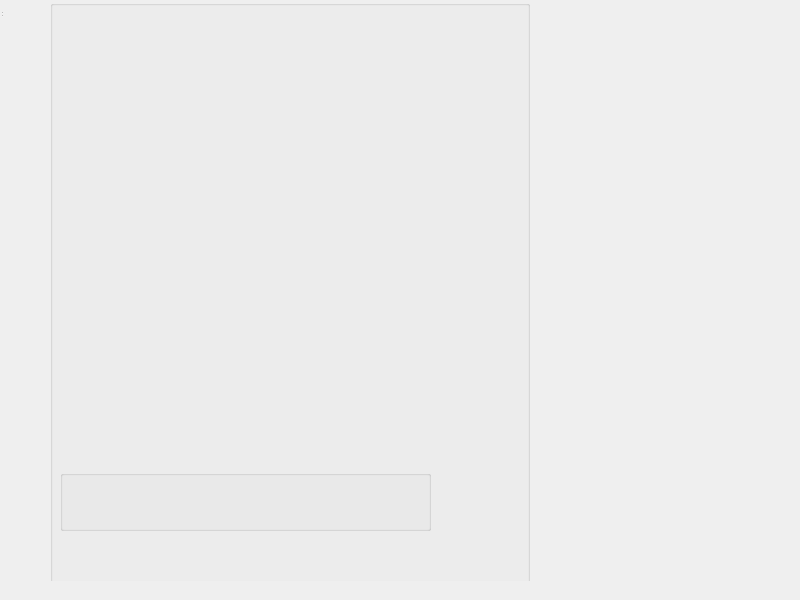
<?xml version="1.0" encoding="UTF-8"?>
<ui version="4.0">
 <class>MainWindow</class>
 <widget class="QWidget" name="MainWindow">
  <property name="geometry">
   <rect>
    <x>0</x>
    <y>0</y>
    <width>800</width>
    <height>600</height>
   </rect>
  </property>
  <property name="font">
   <font>
    <pointsize>8</pointsize>
   </font>
  </property>
  <property name="windowTitle">
   <string>      Sewing Machine</string>
  </property>
  <property name="windowIcon">
   <iconset resource="sewingmachinelib.qrc">
    <normaloff>:/images/vs/ti_icon.jpg</normaloff>:/images/vs/ti_icon.jpg</iconset>
  </property>
  <property name="autoFillBackground">
   <bool>false</bool>
  </property>
  <widget class="QWidget" name="centralWidget" native="true">
   <property name="geometry">
    <rect>
     <x>40</x>
     <y>0</y>
     <width>800</width>
     <height>581</height>
    </rect>
   </property>
   <widget class="QGroupBox" name="groupBox_3">
    <property name="geometry">
     <rect>
      <x>10</x>
      <y>0</y>
      <width>480</width>
      <height>640</height>
     </rect>
    </property>
    <property name="autoFillBackground">
     <bool>true</bool>
    </property>
    <property name="styleSheet">
     <string notr="true">image: url(:/images/vs/background4_03.gif);</string>
    </property>
    <property name="title">
     <string/>
    </property>
    <widget class="QGroupBox" name="groupBox_4">
     <property name="geometry">
      <rect>
       <x>10</x>
       <y>470</y>
       <width>371</width>
       <height>61</height>
      </rect>
     </property>
     <property name="styleSheet">
      <string>background-image: url(:/images/vs/background2_03.gif);</string>
     </property>
     <property name="title">
      <string/>
     </property>
     <widget class="QLabel" name="label_4">
      <property name="geometry">
       <rect>
        <x>10</x>
        <y>6</y>
        <width>51</width>
        <height>51</height>
       </rect>
      </property>
      <property name="text">
       <string/>
      </property>
      <property name="pixmap">
       <pixmap resource="sewingmachinelib.qrc">:/images/vs/cam-flow_03.gif</pixmap>
      </property>
      <property name="scaledContents">
       <bool>true</bool>
      </property>
     </widget>
     <widget class="QLabel" name="label_5">
      <property name="geometry">
       <rect>
        <x>70</x>
        <y>6</y>
        <width>51</width>
        <height>51</height>
       </rect>
      </property>
      <property name="text">
       <string/>
      </property>
      <property name="pixmap">
       <pixmap resource="sewingmachinelib.qrc">:/images/vs/expand-button_03.gif</pixmap>
      </property>
      <property name="scaledContents">
       <bool>true</bool>
      </property>
     </widget>
     <widget class="QLabel" name="label_6">
      <property name="geometry">
       <rect>
        <x>140</x>
        <y>6</y>
        <width>91</width>
        <height>51</height>
       </rect>
      </property>
      <property name="text">
       <string/>
      </property>
      <property name="pixmap">
       <pixmap resource="sewingmachinelib.qrc">:/images/vs/forward-playbackbutton_03.gif</pixmap>
      </property>
      <property name="scaledContents">
       <bool>true</bool>
      </property>
     </widget>
     <widget class="QLabel" name="label_7">
      <property name="geometry">
       <rect>
        <x>245</x>
        <y>6</y>
        <width>51</width>
        <height>51</height>
       </rect>
      </property>
      <property name="text">
       <string/>
      </property>
      <property name="pixmap">
       <pixmap resource="sewingmachinelib.qrc">:/images/vs/sixteen-button_03.gif</pixmap>
      </property>
      <property name="scaledContents">
       <bool>true</bool>
      </property>
     </widget>
     <widget class="QLabel" name="label_8">
      <property name="geometry">
       <rect>
        <x>310</x>
        <y>6</y>
        <width>51</width>
        <height>51</height>
       </rect>
      </property>
      <property name="text">
       <string/>
      </property>
      <property name="pixmap">
       <pixmap resource="sewingmachinelib.qrc">:/images/vs/speaker-button_03.gif</pixmap>
      </property>
      <property name="scaledContents">
       <bool>true</bool>
      </property>
     </widget>
    </widget>
    <widget class="QLabel" name="label">
     <property name="geometry">
      <rect>
       <x>110</x>
       <y>140</y>
       <width>261</width>
       <height>281</height>
      </rect>
     </property>
     <property name="autoFillBackground">
      <bool>false</bool>
     </property>
     <property name="frameShape">
      <enum>QFrame::NoFrame</enum>
     </property>
     <property name="text">
      <string/>
     </property>
     <property name="pixmap">
      <pixmap resource="sewingmachinelib.qrc">:/images/vs/cam-flow_03.gif</pixmap>
     </property>
     <property name="scaledContents">
      <bool>true</bool>
     </property>
    </widget>
    <widget class="QLabel" name="label_3">
     <property name="geometry">
      <rect>
       <x>400</x>
       <y>469</y>
       <width>64</width>
       <height>64</height>
      </rect>
     </property>
     <property name="text">
      <string/>
     </property>
     <property name="pixmap">
      <pixmap resource="sewingmachinelib.qrc">:/images/vs/exit-button_03.gif</pixmap>
     </property>
     <property name="scaledContents">
      <bool>true</bool>
     </property>
    </widget>
    <widget class="QLabel" name="label_9">
     <property name="geometry">
      <rect>
       <x>30</x>
       <y>100</y>
       <width>128</width>
       <height>128</height>
      </rect>
     </property>
     <property name="autoFillBackground">
      <bool>false</bool>
     </property>
     <property name="text">
      <string/>
     </property>
     <property name="pixmap">
      <pixmap resource="sewingmachinelib.qrc">:/images/vs/cam-flow_03.gif</pixmap>
     </property>
     <property name="scaledContents">
      <bool>true</bool>
     </property>
    </widget>
    <widget class="QLabel" name="label_2">
     <property name="geometry">
      <rect>
       <x>50</x>
       <y>10</y>
       <width>381</width>
       <height>51</height>
      </rect>
     </property>
     <property name="text">
      <string/>
     </property>
     <property name="pixmap">
      <pixmap resource="sewingmachinelib.qrc">:/images/vs/sewingmc.png</pixmap>
     </property>
     <property name="scaledContents">
      <bool>true</bool>
     </property>
    </widget>
   </widget>
  </widget>
  <widget class="QStatusBar" name="statusBar">
   <property name="geometry">
    <rect>
     <x>0</x>
     <y>0</y>
     <width>3</width>
     <height>18</height>
    </rect>
   </property>
  </widget>
 </widget>
 <layoutdefault spacing="6" margin="11"/>
 <resources>
  <include location="sewingmachinelib.qrc"/>
  <include location="sewingmachinelib.qrc"/>
 </resources>
 <connections/>
</ui>
